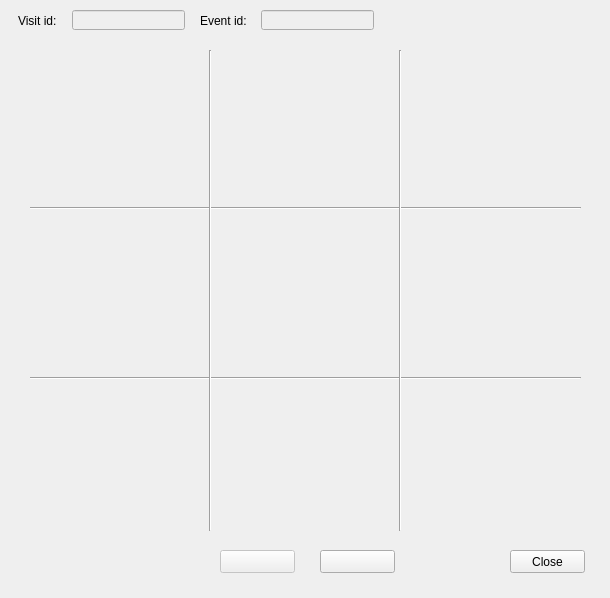
<?xml version="1.0" encoding="UTF-8"?>
<ui version="4.0">
 <class>dlg_visit_gallery</class>
 <widget class="QDialog" name="dlg_visit_gallery">
  <property name="geometry">
   <rect>
    <x>0</x>
    <y>0</y>
    <width>610</width>
    <height>598</height>
   </rect>
  </property>
  <property name="windowTitle">
   <string>Gallery</string>
  </property>
  <widget class="Line" name="line">
   <property name="geometry">
    <rect>
     <x>30</x>
     <y>200</y>
     <width>551</width>
     <height>16</height>
    </rect>
   </property>
   <property name="orientation">
    <enum>Qt::Horizontal</enum>
   </property>
  </widget>
  <widget class="Line" name="line_2">
   <property name="geometry">
    <rect>
     <x>30</x>
     <y>370</y>
     <width>551</width>
     <height>16</height>
    </rect>
   </property>
   <property name="orientation">
    <enum>Qt::Horizontal</enum>
   </property>
  </widget>
  <widget class="Line" name="line_3">
   <property name="geometry">
    <rect>
     <x>200</x>
     <y>50</y>
     <width>20</width>
     <height>481</height>
    </rect>
   </property>
   <property name="orientation">
    <enum>Qt::Vertical</enum>
   </property>
  </widget>
  <widget class="Line" name="line_4">
   <property name="geometry">
    <rect>
     <x>390</x>
     <y>50</y>
     <width>20</width>
     <height>481</height>
    </rect>
   </property>
   <property name="orientation">
    <enum>Qt::Vertical</enum>
   </property>
  </widget>
  <widget class="QLabel" name="img_0">
   <property name="geometry">
    <rect>
     <x>30</x>
     <y>50</y>
     <width>171</width>
     <height>151</height>
    </rect>
   </property>
   <property name="text">
    <string/>
   </property>
   <property name="pixmap">
    <pixmap>ud_shape.png</pixmap>
   </property>
   <property name="scaledContents">
    <bool>true</bool>
   </property>
  </widget>
  <widget class="QLabel" name="img_1">
   <property name="geometry">
    <rect>
     <x>220</x>
     <y>50</y>
     <width>171</width>
     <height>151</height>
    </rect>
   </property>
   <property name="text">
    <string/>
   </property>
   <property name="pixmap">
    <pixmap>ud_shape.png</pixmap>
   </property>
   <property name="scaledContents">
    <bool>true</bool>
   </property>
  </widget>
  <widget class="QLabel" name="img_2">
   <property name="geometry">
    <rect>
     <x>410</x>
     <y>50</y>
     <width>171</width>
     <height>151</height>
    </rect>
   </property>
   <property name="text">
    <string/>
   </property>
   <property name="pixmap">
    <pixmap>ud_shape.png</pixmap>
   </property>
   <property name="scaledContents">
    <bool>true</bool>
   </property>
  </widget>
  <widget class="QLabel" name="img_3">
   <property name="geometry">
    <rect>
     <x>30</x>
     <y>220</y>
     <width>171</width>
     <height>151</height>
    </rect>
   </property>
   <property name="text">
    <string/>
   </property>
   <property name="pixmap">
    <pixmap>ud_shape.png</pixmap>
   </property>
   <property name="scaledContents">
    <bool>true</bool>
   </property>
  </widget>
  <widget class="QLabel" name="img_4">
   <property name="geometry">
    <rect>
     <x>220</x>
     <y>220</y>
     <width>171</width>
     <height>151</height>
    </rect>
   </property>
   <property name="text">
    <string/>
   </property>
   <property name="pixmap">
    <pixmap>ud_shape.png</pixmap>
   </property>
   <property name="scaledContents">
    <bool>true</bool>
   </property>
  </widget>
  <widget class="QLabel" name="img_5">
   <property name="geometry">
    <rect>
     <x>410</x>
     <y>220</y>
     <width>171</width>
     <height>151</height>
    </rect>
   </property>
   <property name="text">
    <string/>
   </property>
   <property name="pixmap">
    <pixmap>ud_shape.png</pixmap>
   </property>
   <property name="scaledContents">
    <bool>true</bool>
   </property>
  </widget>
  <widget class="QLabel" name="img_6">
   <property name="geometry">
    <rect>
     <x>30</x>
     <y>390</y>
     <width>171</width>
     <height>141</height>
    </rect>
   </property>
   <property name="text">
    <string/>
   </property>
   <property name="pixmap">
    <pixmap>ud_shape.png</pixmap>
   </property>
   <property name="scaledContents">
    <bool>true</bool>
   </property>
  </widget>
  <widget class="QLabel" name="img_7">
   <property name="geometry">
    <rect>
     <x>220</x>
     <y>390</y>
     <width>171</width>
     <height>141</height>
    </rect>
   </property>
   <property name="text">
    <string/>
   </property>
   <property name="pixmap">
    <pixmap>ud_shape.png</pixmap>
   </property>
   <property name="scaledContents">
    <bool>true</bool>
   </property>
  </widget>
  <widget class="QLabel" name="img_8">
   <property name="geometry">
    <rect>
     <x>410</x>
     <y>390</y>
     <width>171</width>
     <height>141</height>
    </rect>
   </property>
   <property name="text">
    <string/>
   </property>
   <property name="pixmap">
    <pixmap>ud_shape.png</pixmap>
   </property>
   <property name="scaledContents">
    <bool>true</bool>
   </property>
  </widget>
  <widget class="QPushButton" name="btn_previous">
   <property name="enabled">
    <bool>false</bool>
   </property>
   <property name="geometry">
    <rect>
     <x>220</x>
     <y>550</y>
     <width>75</width>
     <height>23</height>
    </rect>
   </property>
   <property name="text">
    <string/>
   </property>
  </widget>
  <widget class="QPushButton" name="btn_next">
   <property name="enabled">
    <bool>true</bool>
   </property>
   <property name="geometry">
    <rect>
     <x>320</x>
     <y>550</y>
     <width>75</width>
     <height>23</height>
    </rect>
   </property>
   <property name="text">
    <string/>
   </property>
  </widget>
  <widget class="QLineEdit" name="visit_id">
   <property name="enabled">
    <bool>false</bool>
   </property>
   <property name="geometry">
    <rect>
     <x>72</x>
     <y>10</y>
     <width>113</width>
     <height>20</height>
    </rect>
   </property>
  </widget>
  <widget class="QLabel" name="lbl_visit_id">
   <property name="geometry">
    <rect>
     <x>18</x>
     <y>13</y>
     <width>55</width>
     <height>16</height>
    </rect>
   </property>
   <property name="text">
    <string>Visit id: </string>
   </property>
  </widget>
  <widget class="QPushButton" name="btn_close">
   <property name="geometry">
    <rect>
     <x>510</x>
     <y>550</y>
     <width>75</width>
     <height>23</height>
    </rect>
   </property>
   <property name="text">
    <string>Close</string>
   </property>
  </widget>
  <widget class="QLineEdit" name="event_id">
   <property name="enabled">
    <bool>false</bool>
   </property>
   <property name="geometry">
    <rect>
     <x>261</x>
     <y>10</y>
     <width>113</width>
     <height>20</height>
    </rect>
   </property>
  </widget>
  <widget class="QLabel" name="lbl_event_id">
   <property name="geometry">
    <rect>
     <x>200</x>
     <y>13</y>
     <width>55</width>
     <height>16</height>
    </rect>
   </property>
   <property name="text">
    <string>Event id: </string>
   </property>
  </widget>
 </widget>
 <resources/>
 <connections/>
</ui>
